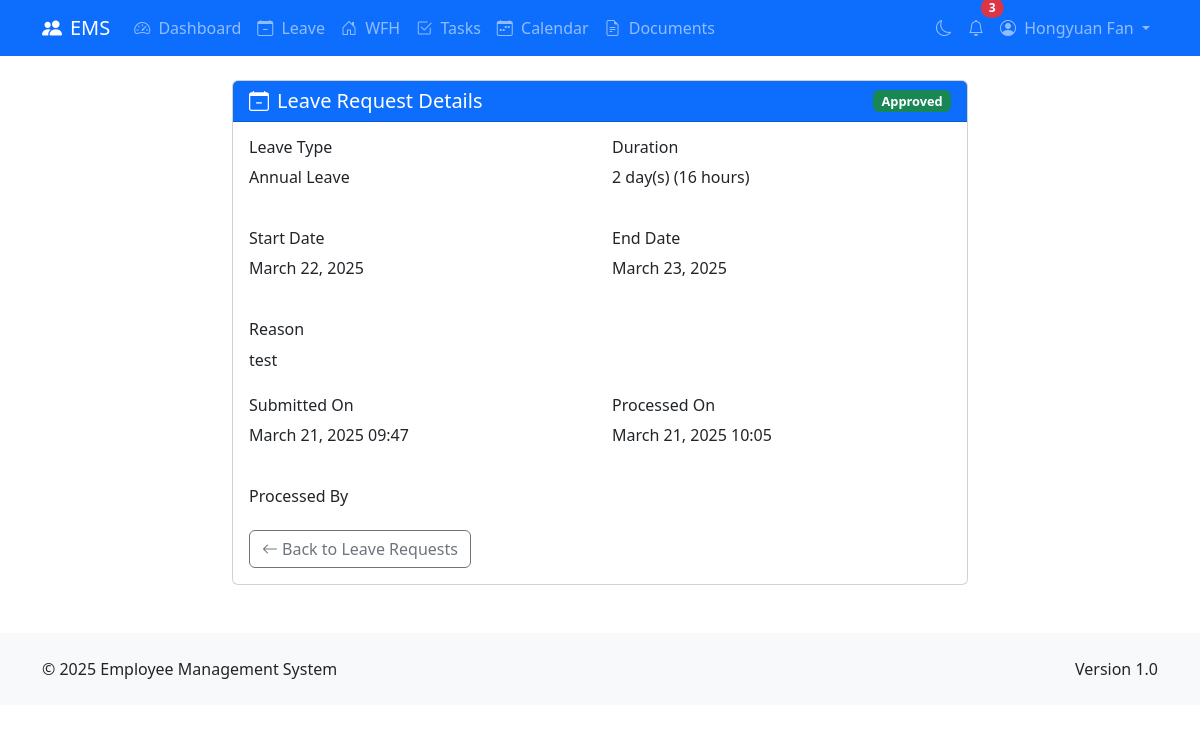
Page /leave/1/ (signed in) on the committed database.
### accounts/models.py (models this page shows, shortened)
class CustomUser(AbstractUser):
    EMPLOYEE = 'employee'
    MANAGER = 'manager'
    HR = 'hr'
    ADMIN = 'admin'
    USER_TYPES = [
        (EMPLOYEE, 'Employee'),
        (MANAGER, 'Manager'),
        (HR, 'HR'),
        (ADMIN, 'Admin'),
    ]
    IT = 'it'
    HR_DEPT = 'hr'
    FINANCE = 'finance'
    MARKETING = 'marketing'
    SALES = 'sales'
    OPERATIONS = 'operations'
    CUSTOMER_SERVICE = 'customer_service'
    RESEARCH = 'research'
    DEPARTMENTS = [
        (IT, 'Information Technology'),
        (HR_DEPT, 'Human Resources'),
        (FINANCE, 'Finance'),
        (MARKETING, 'Marketing'),
        (SALES, 'Sales'),
        (OPERATIONS, 'Operations'),
        (CUSTOMER_SERVICE, 'Customer Service'),
        (RESEARCH, 'Research & Development'),
    ]
    user_type = models.CharField(max_length=20, choices=USER_TYPES, default=EMPLOYEE)
    department = models.CharField(max_length=20, choices=DEPARTMENTS, null=True, blank=True)
    phone_number = models.CharField(max_length=20, blank=True)
    address = models.TextField(blank=True)
    emergency_contact = models.CharField(max_length=100, blank=True)
    date_of_birth = models.DateField(null=True, blank=True)
    hire_date = models.DateField(null=True, blank=True)
    profile_picture = models.ImageField(upload_to=profile_picture_upload_path, null=True, blank=True)
    manager = models.ForeignKey(
        'self',
        on_delete=models.SET_NULL,
        null=True,
        blank=True,
        related_name='managed_employees'
    )

### leave_system/models.py (models this page shows, shortened)
class LeaveRequest(models.Model):
    ANNUAL = 'annual'
    SICK = 'sick'
    PERSONAL = 'personal'
    UNPAID = 'unpaid'
    BEREAVEMENT = 'bereavement'
    MATERNITY = 'maternity'
    PATERNITY = 'paternity'
    LEAVE_TYPES = [
        (ANNUAL, 'Annual Leave'),
        (SICK, 'Sick Leave'),
        (PERSONAL, 'Personal Leave'),
        (UNPAID, 'Unpaid Leave'),
        (BEREAVEMENT, 'Bereavement Leave'),
        (MATERNITY, 'Maternity Leave'),
        (PATERNITY, 'Paternity Leave'),
    ]
    PENDING = 'pending'
    APPROVED = 'approved'
    REJECTED = 'rejected'
    CANCELLED = 'cancelled'
    STATUS_CHOICES = [
        (PENDING, 'Pending'),
        (APPROVED, 'Approved'),
        (REJECTED, 'Rejected'),
        (CANCELLED, 'Cancelled'),
    ]
    user = models.ForeignKey(
        settings.AUTH_USER_MODEL,
        on_delete=models.CASCADE,
        related_name='leave_requests'
    )
    leave_type = models.CharField(max_length=20, choices=LEAVE_TYPES)
    start_date = models.DateField()
    end_date = models.DateField()
    reason = models.TextField()
    status = models.CharField(max_length=20, choices=STATUS_CHOICES, default=PENDING)
    processed_by = models.ForeignKey(
        settings.AUTH_USER_MODEL,
        on_delete=models.SET_NULL,
        null=True,
        blank=True,
        related_name='leave_requests_processed'
    )
    processed_at = models.DateTimeField(null=True, blank=True)
    rejection_reason = models.TextField(blank=True)
    created_at = models.DateTimeField(auto_now_add=True)
    class Meta:
        ordering = ['-created_at']
    def get_days(self):
        delta = self.end_date - self.start_date
        return delta.days + 1
    def get_hours(self):
        return self.get_days() * 8

### leave_system/views.py (the view)
# urls.py: path('<int:pk>/', views.leave_request_detail, name='leave_request_detail'),
@login_required
def leave_request_detail(request, pk):
    leave_request = get_object_or_404(LeaveRequest, pk=pk, user=request.user)
    return render(request, 'leave_system/leave_request_detail.html', {
        'leave_request': leave_request
    })

### leave_system/templates/leave_system/leave_request_detail.html (shortened to what this page needs)
{% extends 'base.html' %}
{% load static %}
{% block extra_css %}
<link rel="stylesheet" href="{% static 'css/custom.css' %}">
{% endblock %}
{% block content %}
<div class="container mt-4">
    <div class="row">
        <div class="col-md-8 offset-md-2">
            <div class="card">
                <div class="card-header bg-primary text-white d-flex justify-content-between align-items-center">
                    <h5 class="mb-0">
                        <i class="bi bi-calendar-minus me-2"></i>Leave Request Details
                    </h5>
                    <span class="badge status-badge status-{{ leave_request.status }}">
                        {{ leave_request.get_status_display }}
                    </span>
                </div>
                <div class="card-body">
                    <div class="row mb-4">
                        <div class="col-md-6">
                            <h6>Leave Type</h6>
                            <p>{{ leave_request.get_leave_type_display }}</p>
                        </div>
                        <div class="col-md-6">
                            <h6>Duration</h6>
                            <p>{{ leave_request.get_days }} day(s) ({{ leave_request.get_hours }} hours)</p>
                        </div>
                    </div>
                    <div class="row mb-4">
                        <div class="col-md-6">
                            <h6>Start Date</h6>
                            <p>{{ leave_request.start_date|date:"F d, Y" }}</p>
                        </div>
                        <div class="col-md-6">
                            <h6>End Date</h6>
                            <p>{{ leave_request.end_date|date:"F d, Y" }}</p>
                        </div>
                    </div>
                    <div class="mb-4">
                        <h6>Reason</h6>
                        <p>{{ leave_request.reason }}</p>
                    </div>
                    <div class="row mb-4">
                        <div class="col-md-6">
                            <h6>Submitted On</h6>
                            <p>{{ leave_request.created_at|date:"F d, Y H:i" }}</p>
                        </div>
                        <div class="col-md-6">
                            {% if leave_request.processed_at %}
                                <h6>Processed On</h6>
                                <p>{{ leave_request.processed_at|date:"F d, Y H:i" }}</p>
                            {% endif %}
                        </div>
                    </div>
                    {% if leave_request.processed_by %}
                        <div class="mb-4">
                            <h6>Processed By</h6>
                        </div>
                    {% endif %}
                    <div class="d-flex justify-content-between">
                        <a href="{% url 'leave_request_list' %}" class="btn btn-outline-secondary">
                            <i class="bi bi-arrow-left me-1"></i>Back to Leave Requests
                        </a>
                    </div>
                </div>
            </div>
        </div>
    </div>
</div>
{% endblock %}

### templates/base.html (shortened to what this page needs)
<!DOCTYPE html>
<html lang="en">
<head>
    <link href="https://cdn.jsdelivr.net/npm/bootstrap@5.3.0/dist/css/bootstrap.min.css" rel="stylesheet">
    <link rel="stylesheet" href="https://cdn.jsdelivr.net/npm/bootstrap-icons@1.10.0/font/bootstrap-icons.css">
    {% block extra_css %}{% endblock %}
</head>
<body>
    {% if user.is_authenticated %}
    <nav class="navbar navbar-expand-lg navbar-dark bg-primary">
        <div class="container">
            <a class="navbar-brand" href="{% url 'dashboard' %}">
                <i class="bi bi-people-fill me-2"></i>EMS
            </a>
            <div class="collapse navbar-collapse" id="navbarNav">
                <ul class="navbar-nav me-auto">
                    <li class="nav-item">
                        <a class="nav-link" href="{% url 'dashboard' %}">
                            <i class="bi bi-speedometer2 me-1"></i> Dashboard
                        </a>
                    </li>
                    <li class="nav-item">
                        <a class="nav-link" href="{% url 'leave_request_list' %}">
                            <i class="bi bi-calendar-minus me-1"></i> Leave
                        </a>
                    </li>
                    <li class="nav-item">
                        <a class="nav-link" href="{% url 'wfh_request_list' %}">
                            <i class="bi bi-house-door me-1"></i> WFH
                        </a>
                    </li>
                    <li class="nav-item">
                        <a class="nav-link" href="{% url 'task_list' %}">
                            <i class="bi bi-check2-square me-1"></i> Tasks
                        </a>
                    </li>
                    <li class="nav-item">
                        <a class="nav-link" href="{% url 'calendar_view' %}">
                            <i class="bi bi-calendar-week me-1"></i> Calendar
                        </a>
                    </li>
                    <li class="nav-item">
                        <a class="nav-link" href="{% url 'document_list' %}">
                            <i class="bi bi-file-earmark-text me-1"></i> Documents
                        </a>
                    </li>
                </ul>
                <ul class="navbar-nav">
                    <li class="nav-item">
                        <a class="nav-link" href="#" id="dark-mode-toggle">
                            <i class="bi bi-moon" id="dark-mode-icon"></i>
                        </a>
                    </li>
                    <li class="nav-item">
                        <a class="nav-link position-relative" href="#">
                            <i class="bi bi-bell"></i>
                            <span class="position-absolute top-0 start-100 translate-middle badge rounded-pill bg-danger notification-badge" id="notification-badge">
                                3
                            </span>
                        </a>
                    </li>
                    <li class="nav-item dropdown">
                        <a class="nav-link dropdown-toggle" href="#" id="navbarDropdown" role="button" data-bs-toggle="dropdown" aria-expanded="false">
                            {% if user.profile_picture %}
                                <img src="{{ user.profile_picture.url }}" alt="Profile" class="rounded-circle me-1" style="width: 24px; height: 24px; object-fit: cover;">
                            {% else %}
                                <i class="bi bi-person-circle me-1"></i>
                            {% endif %}
                            {{ user.get_full_name|default:user.username }}
                        </a>
                    </li>
                </ul>
            </div>
        </div>
    </nav>
    {% endif %}
    {% block content %}{% endblock %}
    <footer class="bg-light py-4 mt-5">
        <div class="container">
            <div class="row">
                <div class="col-md-6">
                    <p class="mb-0">&copy; 2025 Employee Management System</p>
                </div>
                <div class="col-md-6 text-md-end">
                    <p class="mb-0">Version 1.0</p>
                </div>
            </div>
        </div>
    </footer>
</body>
</html>

### static/css/custom.css (style rules this page uses)
.status-badge { font-size: 0.8rem; padding: 0.35em 0.65em; }
.status-approved { background-color: #198754; color: #fff; }

### rows in the picture
CustomUser: get_full_name "Hongyuan Fan"
LeaveRequest: status "Approved", leave_type "Annual Leave", get_days "2", get_hours "16", start_date "March 22, 2025", end_date "March 23, 2025", reason "test", created_at "March 21, 2025 09:47", processed_at "March 21, 2025 10:05"
